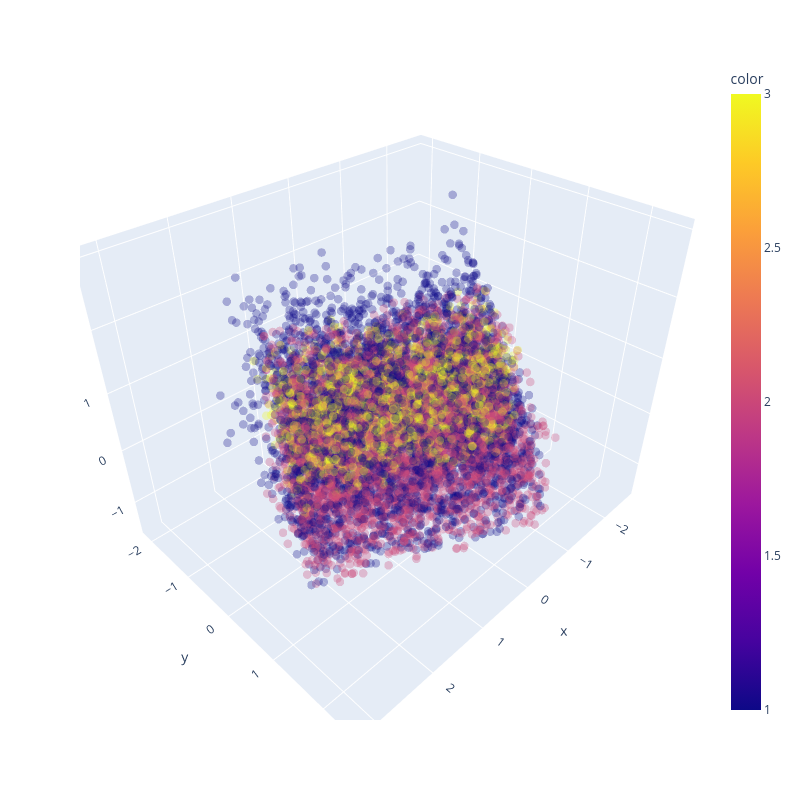

Write notebook code for a chart like this one.
### Code cell
i = 1
# x, y = proj.T[i:i+2]
idx = np.random.choice(a=len(train_z), size=(10_000,), replace=False)
x, y, z = proj[idx].T[[0, 1, 2]]
color = gen_factor[idx, 0]

fig = px.scatter_3d(x=x, y=y, z=z, color=color, size_max=0.1, opacity=0.3, height=800, width=800)
fig.update_traces(marker=dict(size=5,), selector=dict(mode='markers'))
fig.write_html(f"../plots/{model}-dsprites-pca.html")
fig

### Figure 1 — Plotly figure (JSON) as saved in the notebook; plotly's stock layout.template omitted (floating-point values rounded to 4 significant figures; data arrays with more than 128 entries replaced by an {"elided": "..."} marker saying what was removed)
{"data": [{"hovertemplate": "x=%{x}<br>y=%{y}<br>z=%{z}<br>color=%{marker.color}<extra></extra>", "legendgroup": "", "marker": {"color": {"elided": "10000 float values"}, "coloraxis": "coloraxis", "opacity": 0.3, "size": 5, "symbol": "circle"}, "mode": "markers", "name": "", "scene": "scene", "showlegend": false, "type": "scatter3d", "x": {"elided": "10000 float values"}, "y": {"elided": "10000 float values"}, "z": {"elided": "10000 float values"}}], "layout": {"coloraxis": {"colorbar": {"title": {"text": "color"}}, "colorscale": [[0, "#0d0887"], [0.1111, "#46039f"], [0.2222, "#7201a8"], [0.3333, "#9c179e"], [0.4444, "#bd3786"], [0.5556, "#d8576b"], [0.6667, "#ed7953"], [0.7778, "#fb9f3a"], [0.8889, "#fdca26"], [1, "#f0f921"]]}, "height": 800, "legend": {"tracegroupgap": 0}, "margin": {"t": 60}, "scene": {"domain": {"x": [0, 1], "y": [0, 1]}, "xaxis": {"title": {"text": "x"}}, "yaxis": {"title": {"text": "y"}}, "zaxis": {"title": {"text": "z"}}}, "width": 800}}
